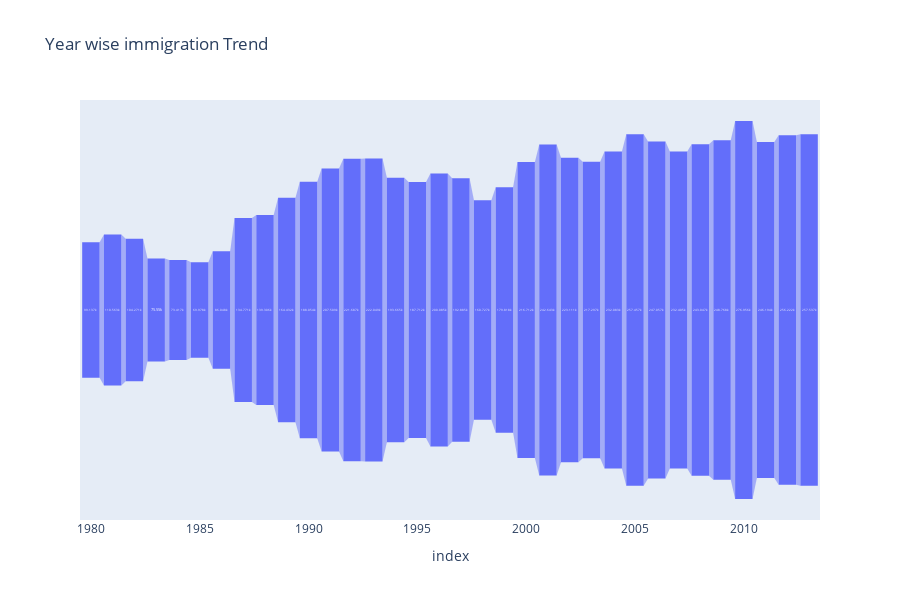

Write notebook code for a chart like this one.
### Code cell
year_wise_trend=df[years].sum()
fig=px.funnel(year_wise_trend,year_wise_trend.index,
              year_wise_trend.values,
              title="Year wise immigration Trend",
              height=600)
fig.show()

### Figure 1 — Plotly figure (JSON) as saved in the notebook; plotly's stock layout.template omitted (floating-point values rounded to 4 significant figures)
{"data": [{"hovertemplate": "index=%{x}<br>y=%{y}<extra></extra>", "legendgroup": "", "marker": {"color": "#636efa"}, "name": "", "orientation": "v", "showlegend": false, "type": "funnel", "x": [1980, 1981, 1982, 1983, 1984, 1985, 1986, 1987, 1988, 1989, 1990, 1991, 1992, 1993, 1994, 1995, 1996, 1997, 1998, 1999, 2000, 2001, 2002, 2003, 2004, 2005, 2006, 2007, 2008, 2009, 2010, 2011, 2012, 2013], "xaxis": "x", "y": [99137, 110563, 104271, 75550, 73417, 69978, 86048, 134771, 139306, 164432, 188054, 207509, 221687, 222049, 193665, 187712, 200085, 192885, 160727, 179818, 216712, 242643, 223111, 217297, 232083, 257457, 247057, 232405, 243047, 248768, 276956, 246194, 256222, 257537], "yaxis": "y"}], "layout": {"height": 600, "legend": {"tracegroupgap": 0}, "title": {"text": "Year wise immigration Trend"}, "xaxis": {"anchor": "y", "domain": [0, 1], "title": {"text": "index"}}, "yaxis": {"anchor": "x", "domain": [0, 1], "title": {"text": "y"}}}}
